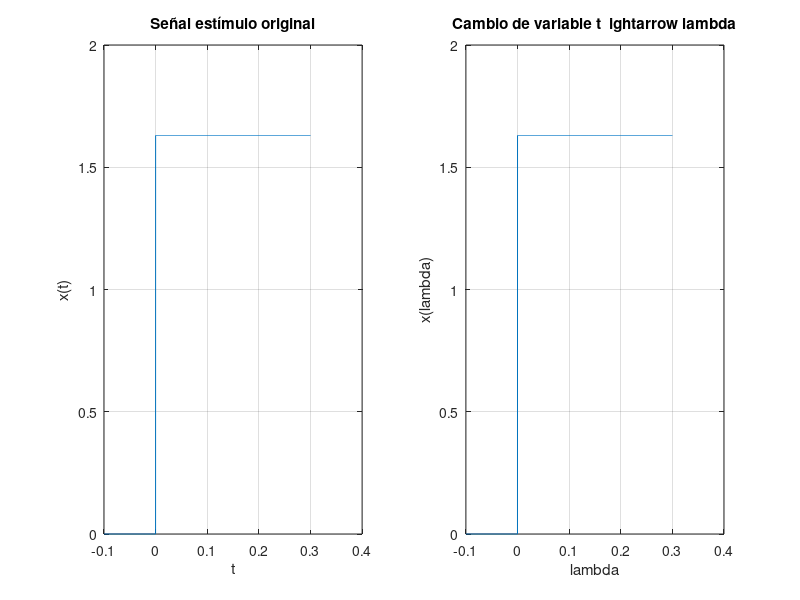
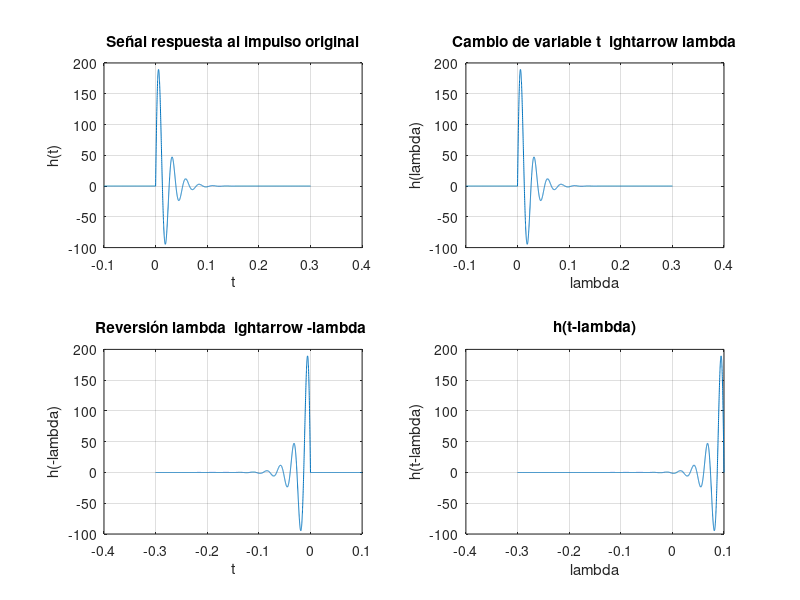
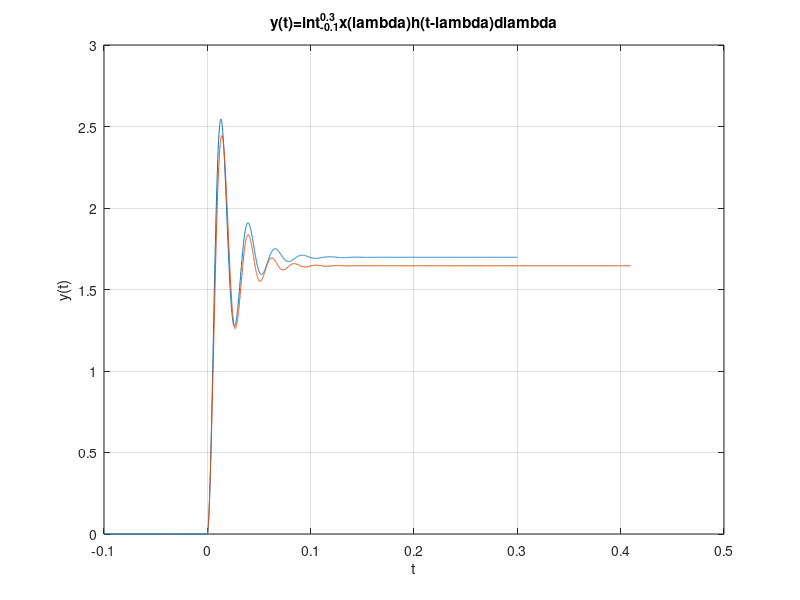

Write the MATLAB code that produced these figures, in order.
clear
close all
clc

t=[-0.1:0.0001:0.3];
%xt= @(x) sin(11.5*x).*exp(-3*x);
xt= @(x) 1.63*(x>=0);

subplot(1,2,1)
plot(t,xt(t))
xlabel("t")
ylabel("x(t)")
title("Señal estímulo original")
set(gca,'fontsize',10);
grid on

subplot(1,2,2)
plot(t,xt(t))
xlabel("\lambda")
ylabel("x(\lambda)")
title("Cambio de variable t \rightarrow \lambda")
set(gca,'fontsize',10);
grid on
figure
ht=@(x) (x>=0).*(261.7287*sin(239.58*x)).*exp(-52.98*x);

subplot(2,2,1)
plot(t,ht(t))
xlabel("t")
ylabel("h(t)")
title("Señal respuesta al impulso original")
set(gca,'fontsize',10);
grid on

subplot(2,2,2)
plot(t,ht(t))
xlabel("\lambda")
ylabel("h(\lambda)")
title("Cambio de variable t \rightarrow \lambda")
set(gca,'fontsize',10);
grid on

subplot(2,2,3)
plot(-t,ht(t))
xlabel("t")
ylabel("h(-\lambda)")
title("Reversión \lambda \rightarrow -\lambda ")
set(gca,'fontsize',10);
grid on

t2=[-0.1:0.0001:0.3];
subplot(2,2,4)
plot(-t,(-t<=0.1).*ht(t+0.1))
xlabel("\lambda")
ylabel("h(t-\lambda)")
title("h(t-\lambda)")
set(gca,'fontsize',10);
grid on

figure
plot(t,0.0001*cumtrapz((t>=0).*ht(t).*xt(t)))
xlabel("t")
ylabel("y(t)")
title("y(t)=\int^{0.3}_{-0.1}x(\lambda)h(t-\lambda)d\lambda")
set(gca,'fontsize',10);
grid on

V=load("RLC_lineal.txt");
hold on
plot(V(:,1),V(:,2))